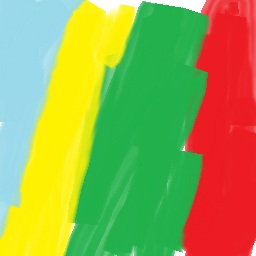
%> input picture image_processing/images/paint1.jpg, 256 x 256 px
$ octave lab6_4.m   (GNU Octave 9; MATLAB toolbox functions it lacks are replaced by stand-ins)
%> lines starting %> are read from the running program, lines starting %| are printed output that depends on the picture; in (x1, y1, x2, y2) boxes, pixels count from 0 and x2, y2 are one past the last pixel; in counts of white or black regions, pixels touching at a corner belong together; the program's own positions count from 1
A = imread('/MATLAB Drive/Lab6_DSP/images/paint1.jpg');
%> A is the input picture: size 256x256x3 uint8; mean R, G, B 154, 165.7, 79.5
B = imread('/MATLAB Drive/Lab6_DSP/images/paint2.jpg');
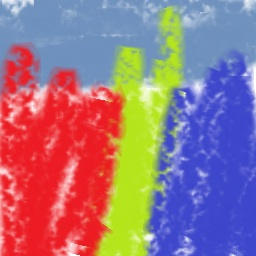
%> input picture image_processing/images/paint2.jpg, 256 x 256 px
%> B is the input picture: size 256x256x3 uint8; mean R, G, B 154.5, 116.7, 133.5

A = rgb2gray(A);
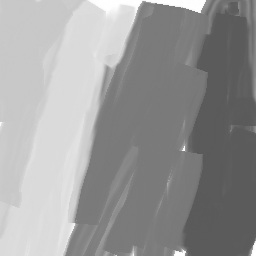
%> A: size 256x256 uint8; min 85, max 255, mean 152.4
B = rgb2gray(B);
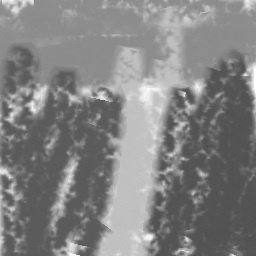
%> B: size 256x256 uint8; min 78, max 255, mean 129.9

A = imbinarize(A);
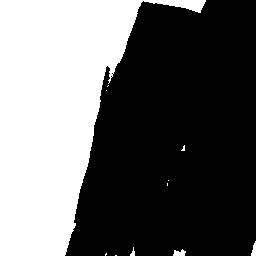
%> A: size 256x256 logical; 39.4% white; 11 white regions (7 under 20 px), largest, box (x1, y1, x2, y2) and area: (0, 0, 206, 256) 25680, (173, 249, 186, 256) 63, (251, 241, 256, 256) 48, (130, 247, 135, 256) 24
B = imbinarize(B);
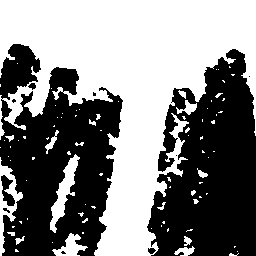
%> B: size 256x256 logical; 50.7% white; 11 black regions (6 under 20 px), largest, box (x1, y1, x2, y2) and area: (0, 44, 123, 256) 16158, (147, 49, 256, 256) 15812, (1, 175, 15, 206) 228, (28, 83, 36, 90) 35, (148, 248, 156, 254) 35

% operation
NAND = ~(A & B);
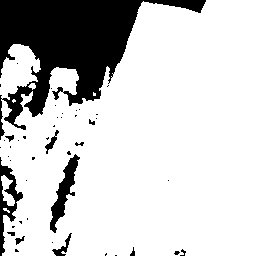
%> NAND: size 256x256 logical; 80.1% white; 46 black regions (35 under 20 px), largest, box (x1, y1, x2, y2) and area: (0, 0, 206, 140) 11002, (50, 154, 80, 233) 785, (0, 157, 23, 256) 720
NOR  = ~(A | B);
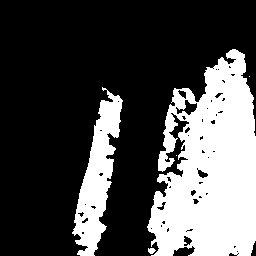
%> NOR: size 256x256 logical; 29.8% white; 5 white regions (2 under 20 px), largest, box (x1, y1, x2, y2) and area: (147, 49, 256, 256) 15720, (72, 87, 123, 256) 3749, (148, 248, 156, 254) 35

subplot(2,2,1); imshow(A);    title('Image 1');
subplot(2,2,2); imshow(B);    title('Image 2');
subplot(2,2,3); imshow(NAND); title('NAND');
subplot(2,2,4); imshow(NOR);  title('NOR');
